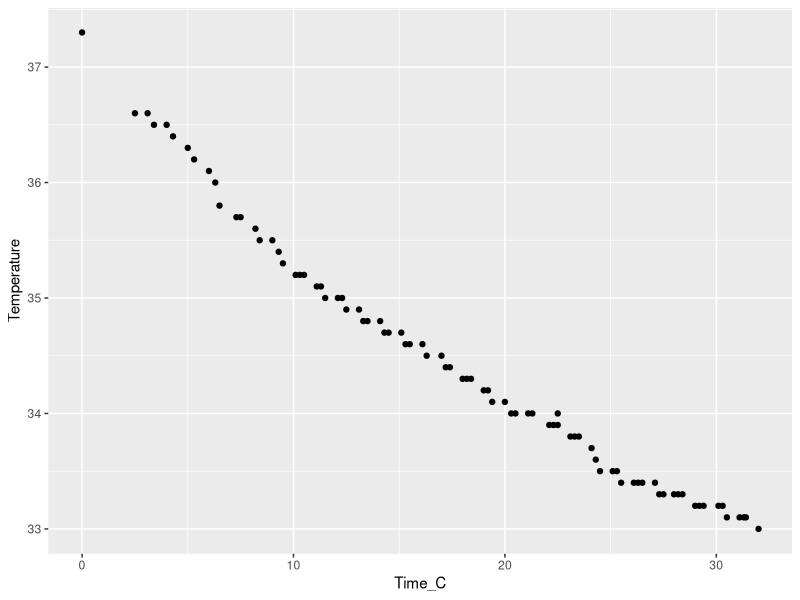

Here is the R script that generated this plot: (Note: this script raises an error after producing the figure.)
## ---- chunk 1
# Bringing the data in:
example_curve<-read.table(file="Figure1Data.txt",header=T, sep="\t")
example_curve
## ---- chunk 2
library(ggplot2)
p <- ggplot(example_curve, aes(Time_C, Temperature))
p <- p + geom_point()+ labs(xlab("Time after Defecation (Minutes)")) + labs(ylab("Temperature (Celcius)"))
p
## ---- chunk 3
# read txt files with names of the form Patient*.txt
txt_files <- list.files(path= ".", pattern = "chimp*", all.files= TRUE)
txt_files
# read txt files into a list (assuming separator is a comma)

xdata <- lapply(txt_files, read.table, header=T, sep = "\t")
xdata
## ---- chunk 4
# read txt files with names of the form Patient*.txt
txt_files <- list.files(path= ".", pattern = "chimp*", all.files= TRUE)
# read txt files into a list (assuming separator is a comma)

xdata <- lapply(txt_files, read.table, header=T, sep = "\t")

# Get order of values in time (although all the data is already ordered according to time)
for (j in 1:3) {
o<-order(xdata[[j]]$time)
xdata[[j]]<-xdata[[j]][o,]
# Calculate the number of entries in data
nmeas<-nrow(xdata[[j]])
# Create a vector for the selection variable
sel<-rep(1, nmeas)
# Mark data points as being smaller than a subsequent one
TEST <- xdata[[j]]$temperature
for (i in 1:(nmeas-1)) {
  if (TEST[i]< max(TEST[(i+1):nmeas])) 
  {
  sel[i]=0
  }
}
#Set start values of Coefficients:
c1<- max(xdata[[j]]$temperature) - min(xdata[[j]]$temperature)
c2<-(max(xdata[[j]]$time)+min(xdata[[j]]$time))/2
c3<-c2/6
c4<-min(xdata[[j]]$temperature)

xdata[[j]]<-cbind(xdata[[j]],sel)
data2<-subset(xdata[[j]],xdata[[j]]$sel==1)

# Do the fitting:
res<- nls(data2$temperature~c4+c1*1/(1+exp(((data2$time-c2)/c3))), data= data2, start= list(c1=c1, c2=c2, c3=c3, c4=c4))

# Make result accessible
results<-as.vector(coef(res))
print(results)
}

## ---- chunk 5
meas_est<-read.table(file="HumanFecalSamples.txt",header=T, sep="\t")
attach(meas_est)
meas_est
## ---- chunk 6
Spear<- cor.test(Measured, Estimated, method= "spearman")
Spear
## ---- chunk 7
for(i in 1:length(meas_est$Measured)){
meas_est$Difference[i]<- meas_est$Estimated[i]-meas_est$Measured[i]}
meas_est$Absolute<- abs(meas_est$Difference)
meas_est
## ---- chunk 8
averageAbsDiff <- mean(meas_est$Absolute)
averageAbsDiff
## ---- chunk 9
countLesser <- 0
for(i in 1:length(meas_est$Measured)){
  if(meas_est$Absolute[i] <= 0.12){
    countLesser <- countLesser + 1
  }
}
countLesser
## ---- chunk 10
countGreater <- 0
for(i in 1:length(meas_est$Measured)){
  if(meas_est$Absolute[i] > 0.5){
    countGreater <- countGreater + 1
  }
}
countGreater
## ---- chunk 11
Will <- wilcox.test(meas_est$Measured, meas_est$Estimated, paired=TRUE) 
Will
## ---- chunk 12
for(i in 1:length(meas_est$Measured)){
meas_est$Sign[i]<- sign(meas_est$Difference[i])}
meas_est
## ---- chunk 13
for(i in 1:length(meas_est$Measured)){
meas_est$Rank<- rank(meas_est$Absolute)}
meas_est
## ---- chunk 14
T_pos <- 0
T_neg <- 0
for(i in 1:length(meas_est$Measured)){
  if(meas_est$Sign[i] > 0){
    T_pos <- T_pos + meas_est$Rank[i]
  }
  else{
    T_neg <- T_neg + meas_est$Rank[i]
  }
}
T_pos
